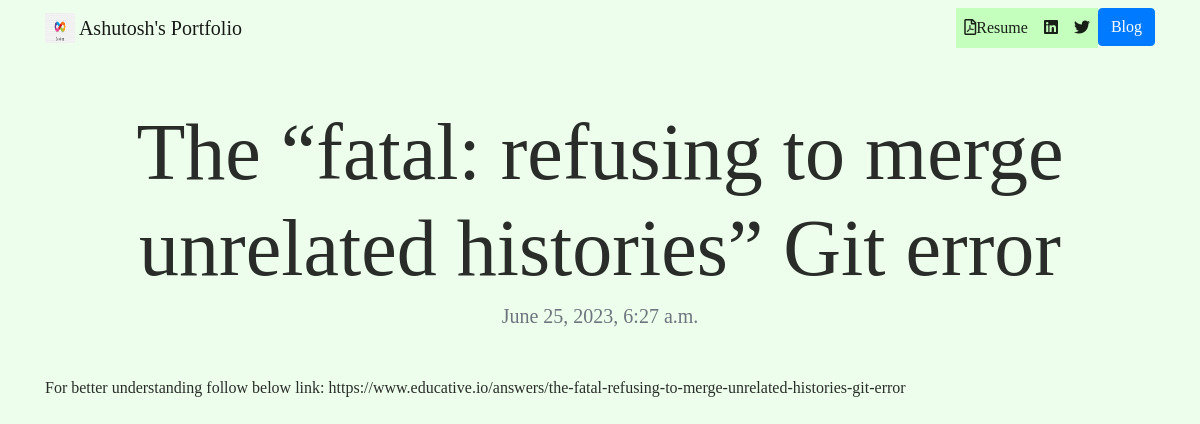
The app's page /blog/blogs/9/ with its own data.
### blog/models.py (models this page shows, shortened)
class Blog(models.Model):
    title = models.CharField(max_length=200)
    content = models.TextField()
    created_date = models.DateTimeField(default=timezone.now)
    published_date = models.DateTimeField(blank=True, null=True)

### blog/views.py (the view)
# urls.py: path('blogs/<int:pk>/', views.blog_detail, name='blog_detail'),
def blog_detail(request, pk):
    blog = get_object_or_404(Blog, pk=pk)
    return render(request, 'blog/blog_detail.html', {'blog':blog})

### blog/templates/blog/blog_detail.html
{% extends "portfolio/base.html" %}
{% load static %}
{% block content %}
<h1 class="text-center mt-5" id="blogdetailtitle">{{ blog.title }}</h1>
<h5 class="text-center text-muted mb-5">{{ blog.published_date }}</h5>
{{ blog.content|safe }}
{% endblock %}

### portfolio/static/portfolio/custom.css (style rules this page uses)
body { font-family: 'Comic Sans MS', cursive; color: rgba(0, 0, 0, 0.829) !important; background-color: rgba(133, 255, 127, 0.144) !important; }
@media (min-width: 992px) { #blogdetailtitle { font-size: 5rem; } }

### records on screen
Blog: title "The “fatal: refusing to merge unrelated histories” Git error", published_date "June 25, 2023, 6:27 a.m.", content "For better understanding follow below link: https://www.educative.io/answers/the-fatal-refusing-to-merge-unrelated-histories-git-error"
